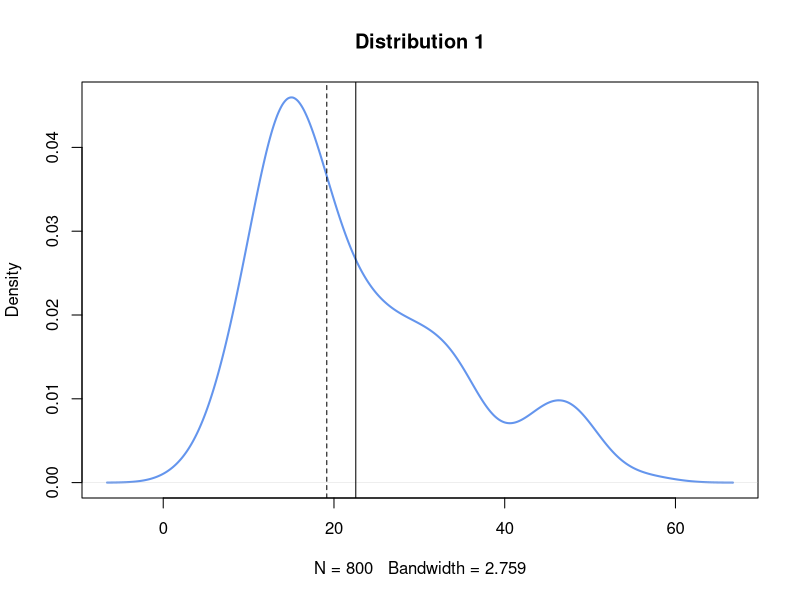
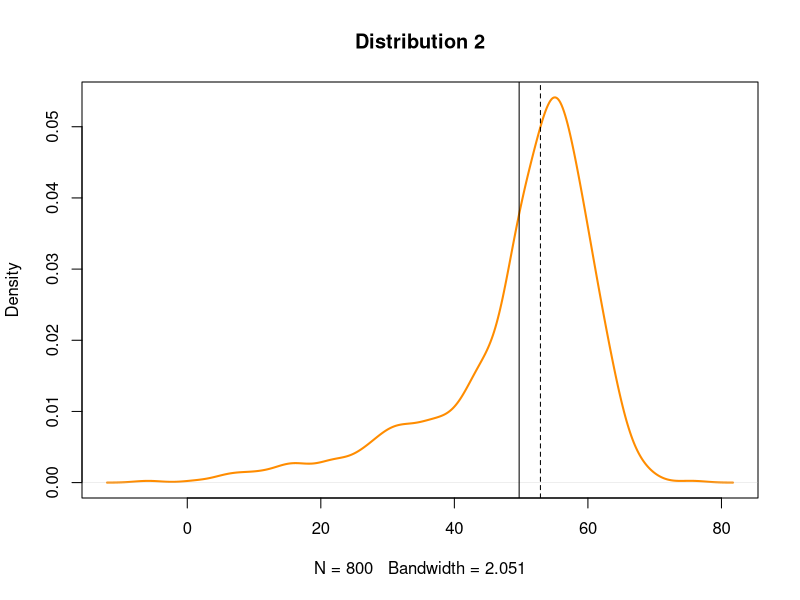
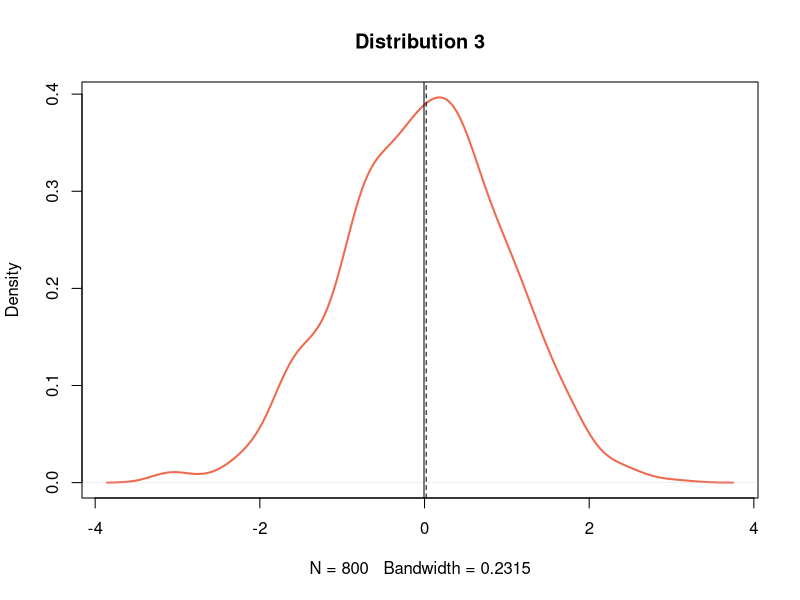
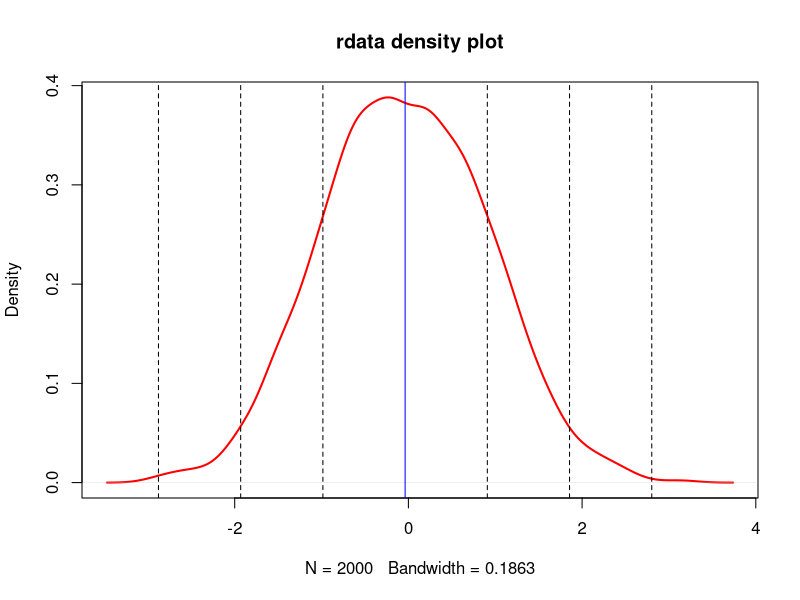

These figures' R source, in order:
## ---- chunk 1
knitr::opts_chunk$set(echo = TRUE)
## ---- chunk 2
# Setting seed
set.seed(123)

# Creating three normally distributed data sets
d1 <- rnorm(n=500, mean=15, sd=5)
d2 <- rnorm(n=200, mean=30, sd=5)
d3 <- rnorm(n=100, mean=45, sd=5)

# Combining them into a composite dataset
d123 <- c(d1, d2, d3)
# Plotting the density function of d123
plot(density(d123), col="cornflowerblue", lwd=2,
main = "Distribution 1")

# Adding vertical lines showing mean and median
abline(v=mean(d123))
abline(v=median(d123), lty="dashed")
## ---- chunk 3
# Setting seed
set.seed(456)

# Three normally distributed data sets
d4 <- rnorm(n = 500, mean = 55, sd = 5)
d5 <- rnorm(n = 200, mean = 45, sd = 10)
d6 <- rnorm(n = 100, mean = 30, sd = 15)

# Merging the three data sets together
d456 <- c(d4, d5, d6)

# Computing the mean and median
mean(d456)
median(d456)

# Plotting the density function of d123
plot(density(d456), col= "darkorange", lwd = 2, main = "Distribution 2", )
abline(v = mean(d456))
abline(v = median(d456), lty = "dashed")
## ---- chunk 4
# Setting seed
set.seed(789)

# Creating a normally distributed dataset d
d <- rnorm(n = 800)

# Computing the mean and median
mean(d)
median(d)

# Plotting the density function of d
plot(density(d), col = "coral2", lwd = 2, main = "Distribution 3", )
abline(v = mean(d))
abline(v = median(d), lty = "dashed")
## ---- chunk 5
# Adding an extreme value to Distribution 3 data:
d_with_outlier <- c(d, 500)

# Showing results before adding the outlier vs after adding the outlier:
c(mean(d), median(d), mean(d_with_outlier), median(d_with_outlier))
## ---- chunk 6
# Creating a random dataset
set.seed(180)
rdata <- rnorm(n = 2000, mean = 0, sd = 1)

# Plotting the density function of rdata
plot(density(rdata), col = "red", lwd = 2, main = "rdata density plot")
# With the following vertical lines
abline(v = mean(rdata), col = "blue" )
abline(v = (mean(rdata) - (3 * sd(rdata))), lty = "dashed")
abline(v = (mean(rdata) - (2 * sd(rdata))), lty = "dashed")
abline(v = (mean(rdata) - sd(rdata)), lty = "dashed")
abline(v = (mean(rdata) + sd(rdata)), lty = "dashed")
abline(v = (mean(rdata) + (2 * sd(rdata))), lty = "dashed")
abline(v = (mean(rdata) + (3 * sd(rdata))), lty = "dashed")
## ---- chunk 7
quantile(rdata, 0.25)
quantile(rdata, 0.5)
quantile(rdata, 0.75)
## ---- chunk 8
(quantile(rdata, 0.25) - mean(rdata)) / (sd(rdata))
(quantile(rdata, 0.5) - mean(rdata)) / (sd(rdata))
(quantile(rdata, 0.75) - mean(rdata)) / (sd(rdata))
## ---- chunk 9
# Creating a new random dataset
set.seed(190)
rdata2 <- rnorm(n = 2000, mean = 35, sd = 3.5)

# Computing the distance of 1st, 2nd and 3rd quartile from the mean in terms of sd
(quantile(rdata2, 0.25) - mean(rdata2)) / (sd(rdata2))
(quantile(rdata2, 0.5) - mean(rdata2)) / (sd(rdata2))
(quantile(rdata2, 0.75) - mean(rdata2)) / (sd(rdata2))
## ---- chunk 10
(quantile(d123, 0.25) - mean(d123)) / (sd(d123))
(quantile(d123, 0.5) - mean(d123)) / (sd(d123))
(quantile(d123, 0.75) - mean(d123)) / (sd(d123))
## ---- chunk 11
# Creating a new random dataset\
set.seed(100)
n <- 800
rand_data <- rnorm(n, mean=20, sd = 5)
## ---- chunk 12
sturges_k <- ceiling(log2(n) + 1) # k
sturges_h <- (max(rand_data) - min(rand_data))/sturges_k # h
## ---- chunk 13
scott_h <- (3.49 * sd(rand_data))/(n ^ (1/3)) # h
scott_k <- ceiling((max(rand_data) - min(rand_data))/scott_h) # k
## ---- chunk 14
IQR <- quantile(rand_data, 0.75) - quantile(rand_data, 0.25)

freedman_h <- unname(2 * (IQR / (n ^ (1/3)))) # h
freedman_k <- unname(ceiling((max(rand_data) - min(rand_data))/freedman_h)) # k
## ---- chunk 15
require(knitr) # loading knitr package for knitting tables

hk_summary <- data.frame(
  Method = c("Sturges' formula", "Scott's normal reference rule",
             "Freedman-Diaconis'"),
  h = c(sturges_h, scott_h, freedman_h),
  k = c(sturges_k, scott_k, freedman_k))

# Summary
knitr::kable(hk_summary,
             caption = "Table 1. Binning Methods - Summary of results.")
## ---- chunk 16
# Adding the outlier data:
set.seed(100)
out_data <- c(rand_data, runif(10, min=40, max=60))
n2 <- n + 10

# Sturge's formula:
sturge_out_k <- ceiling(log2(n2) + 1) # k
sturge_out_h <- (max(out_data) - min(out_data))/sturge_out_k #h

# Scott's normal reference rule:
scott_out_h <- (3.49 * sd(out_data))/(n2 ^ (1/3)) # h
scott_out_k <- unname(ceiling((max(out_data) - min(out_data))/scott_out_h)) # k

# Freedman-Diaconis' choice:
IQR_out <- quantile(out_data, 0.75) - quantile(out_data, 0.25)
freedman_out_h <- unname(2 * (IQR_out / (n2 ^ (1/3)))) # h
freedman_out_k <- unname(ceiling((max(out_data) - min(out_data))/freedman_out_h)) # k
## ---- chunk 17
hk_out_summary <- data.frame(
  Method = c("Sturges' formula", "Scott's normal reference rule", "Freedman-Diaconis'"),
  h = c(sturge_out_h, scott_out_h, freedman_out_h),
  k = c(sturge_out_k, scott_out_k, freedman_out_k))

# Summary
knitr::kable(hk_summary,
             caption =
               "Table 2. Binning Methods - Summary of results (Outlier Data).")
